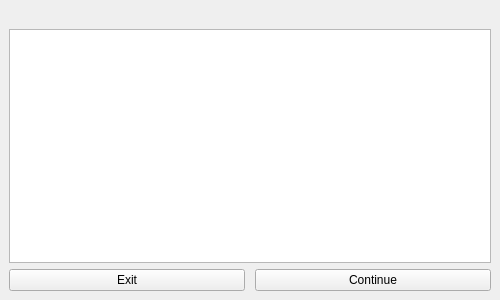
<?xml version="1.0" encoding="UTF-8"?>
<ui version="4.0">
 <class>PopupWidget</class>
 <widget class="QWidget" name="PopupWidget">
  <property name="geometry">
   <rect>
    <x>0</x>
    <y>0</y>
    <width>500</width>
    <height>300</height>
   </rect>
  </property>
  <property name="sizePolicy">
   <sizepolicy hsizetype="Preferred" vsizetype="Preferred">
    <horstretch>0</horstretch>
    <verstretch>0</verstretch>
   </sizepolicy>
  </property>
  <property name="windowTitle">
   <string>Form</string>
  </property>
  <property name="styleSheet">
   <string notr="true"/>
  </property>
  <layout class="QVBoxLayout" name="verticalLayout">
   <property name="spacing">
    <number>0</number>
   </property>
   <property name="leftMargin">
    <number>0</number>
   </property>
   <property name="topMargin">
    <number>0</number>
   </property>
   <property name="rightMargin">
    <number>0</number>
   </property>
   <property name="bottomMargin">
    <number>0</number>
   </property>
   <item>
    <widget class="QWidget" name="verticalWidget" native="true">
     <layout class="QVBoxLayout" name="verticalLayout_2">
      <item>
       <widget class="QLabel" name="titleLabel">
        <property name="text">
         <string/>
        </property>
        <property name="alignment">
         <set>Qt::AlignLeading|Qt::AlignLeft|Qt::AlignVCenter</set>
        </property>
       </widget>
      </item>
      <item>
       <widget class="QTextBrowser" name="descriptionTextBrowser">
        <property name="sizePolicy">
         <sizepolicy hsizetype="Expanding" vsizetype="Expanding">
          <horstretch>0</horstretch>
          <verstretch>0</verstretch>
         </sizepolicy>
        </property>
        <property name="openExternalLinks">
         <bool>true</bool>
        </property>
        <property name="openLinks">
         <bool>true</bool>
        </property>
       </widget>
      </item>
      <item>
       <layout class="QHBoxLayout" name="horizontalLayout_2">
        <property name="spacing">
         <number>10</number>
        </property>
        <property name="topMargin">
         <number>0</number>
        </property>
        <item>
         <widget class="QPushButton" name="exitButton">
          <property name="text">
           <string>Exit</string>
          </property>
         </widget>
        </item>
        <item>
         <widget class="QPushButton" name="continueButton">
          <property name="text">
           <string>Continue</string>
          </property>
         </widget>
        </item>
       </layout>
      </item>
     </layout>
    </widget>
   </item>
  </layout>
 </widget>
 <resources/>
 <connections/>
</ui>
